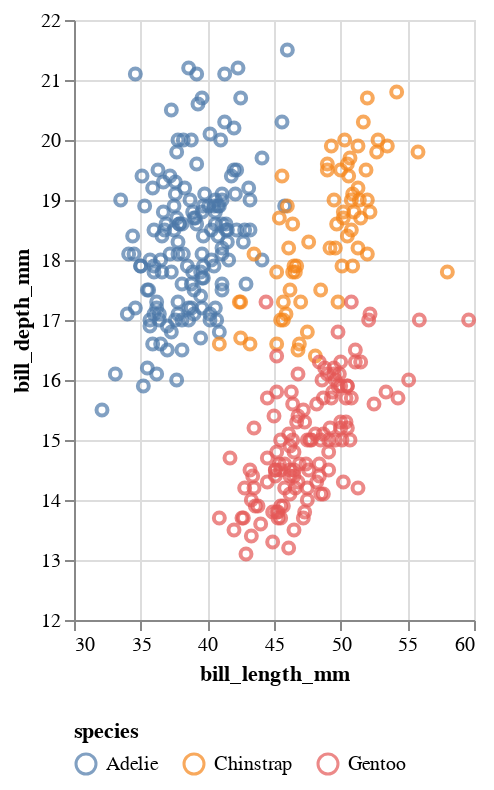

Notebook source saved alongside this figure:
### Code cell
xscale = alt.Scale(domain=[30, 60])
yscale = alt.Scale(domain=[12, 22])

(
    alt.Chart(df)
    .mark_point()
    .encode(
        x=alt.X("bill_length_mm", scale=xscale),
        y=alt.Y("bill_depth_mm", scale=yscale),
        color=alt.Color("species").legend(direction="horizontal", orient="bottom")
    )
    .properties(width=200)
)

### Figure 1 — Vega-Lite specification as saved in the notebook (floating-point values rounded to 4 significant figures; data arrays with more than 128 entries replaced by an {"elided": "..."} marker saying what was removed)
{"config": {"view": {"continuousWidth": 300, "continuousHeight": 300}}, "data": {"name": "data-7b1c3d376dc1f878f7c4c69deb3a1e79"}, "mark": {"type": "point"}, "encoding": {"color": {"field": "species", "legend": {"direction": "horizontal", "orient": "bottom"}, "type": "nominal"}, "x": {"field": "bill_length_mm", "scale": {"domain": [30, 60]}, "type": "quantitative"}, "y": {"field": "bill_depth_mm", "scale": {"domain": [12, 22]}, "type": "quantitative"}}, "width": 200, "$schema": "https://vega.github.io/schema/vega-lite/v5.15.1.json", "datasets": {"data-7b1c3d376dc1f878f7c4c69deb3a1e79": {"elided": "344 records"}}}
